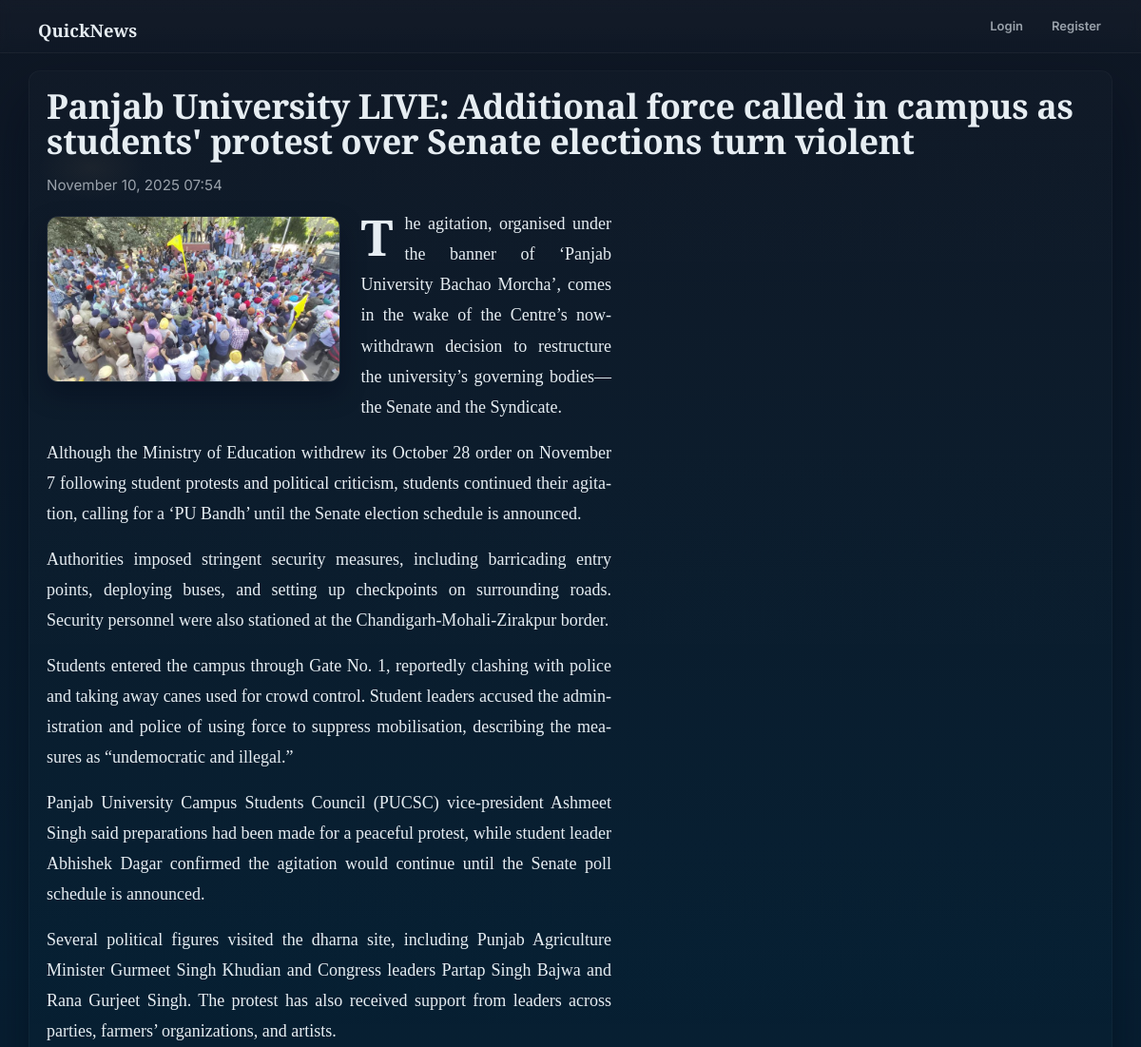
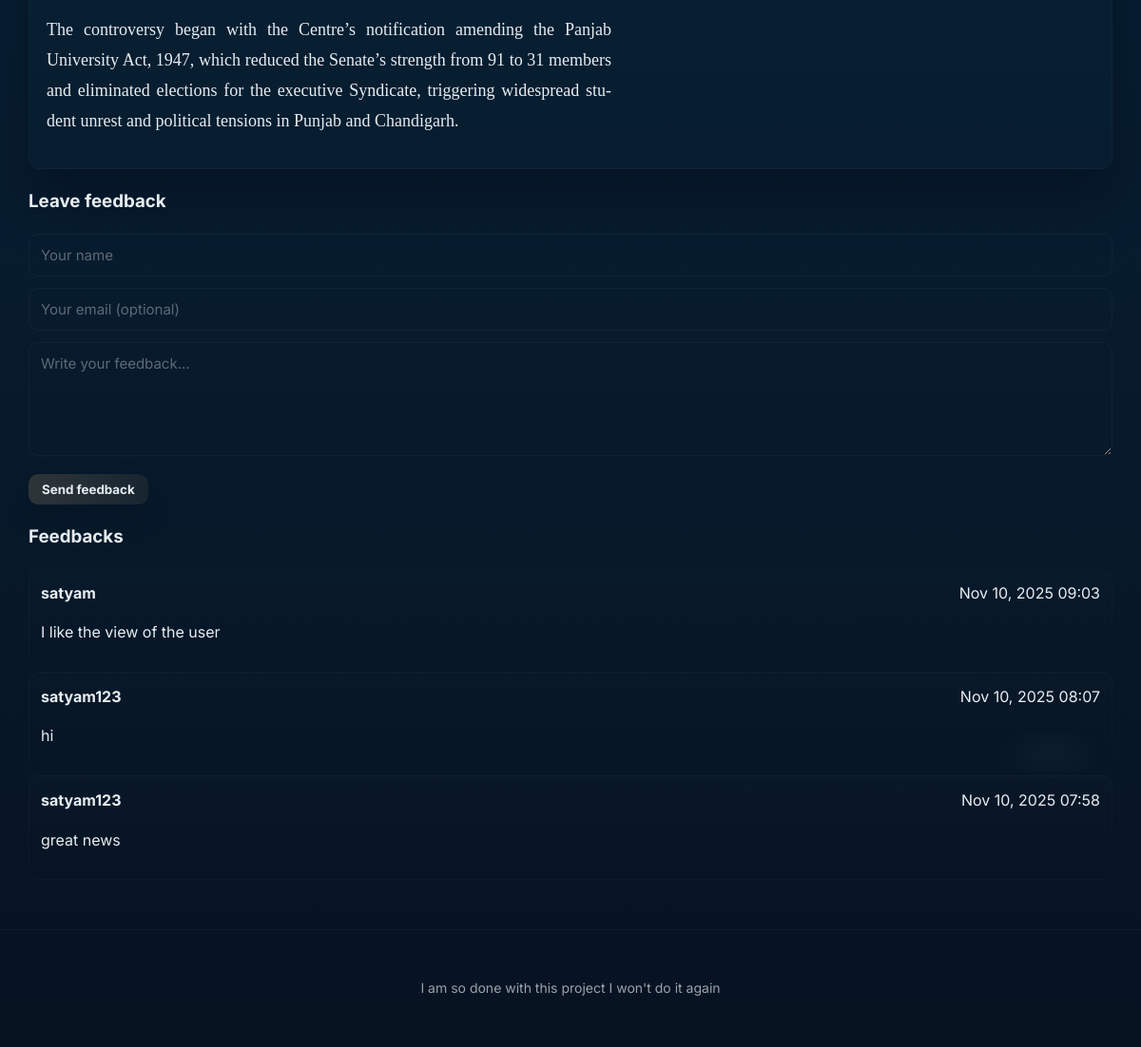
/article/6/, run on the app's committed database (2 pictures, top to bottom).
### news/models.py (models this page shows, shortened)
class Article(models.Model):
    title = models.CharField(max_length=255)
    summary = models.TextField(blank=True)
    content = models.TextField()
    image = models.ImageField(upload_to='articles/', blank=True, null=True)
    published_at = models.DateTimeField(auto_now_add=True)

class Feedback(models.Model):
    article = models.ForeignKey(Article, on_delete=models.CASCADE, related_name='feedbacks')
    name = models.CharField(max_length=100)
    email = models.EmailField(blank=True)
    message = models.TextField()
    created_at = models.DateTimeField(auto_now_add=True)

### news/views.py (the view)
# urls.py: path('article/<int:pk>/', views.detail, name='detail'),
def detail(request, pk):
    article = get_object_or_404(Article, pk=pk)
    feedbacks = article.feedbacks.order_by('-created_at')
    if request.method == 'POST':
        if not request.user.is_authenticated:
            return redirect(f"{reverse('news:login')}?next={request.path}")
        if request.user.is_authenticated:
            form = LoggedInFeedbackForm(request.POST)
            if form.is_valid():
                fb = form.save(commit=False)
                fb.article = article
                fb.name = request.user.get_full_name() or request.user.username
                fb.email = request.user.email or ''
                fb.save()
                return redirect('news:detail', pk=article.pk)
        else:
            form = FeedbackForm(request.POST)
            if form.is_valid():
                fb = form.save(commit=False)
                fb.article = article
                fb.save()
                return redirect('news:detail', pk=article.pk)
    else:
        form = LoggedInFeedbackForm() if request.user.is_authenticated else FeedbackForm()
    return render(request, 'news/detail.html', {'article': article, 'form': form, 'feedbacks': feedbacks})

### news/forms.py
class FeedbackForm(forms.ModelForm):
    class Meta:
        model = Feedback
        fields = ['name', 'email', 'message']
        widgets = {
            'name': forms.TextInput(attrs={'placeholder': 'Your name', 'class': 'input'}),
            'email': forms.EmailInput(attrs={'placeholder': 'Your email (optional)', 'class': 'input'}),
            'message': forms.Textarea(attrs={'placeholder': 'Write your feedback...', 'rows': 4, 'class': 'textarea'}),
        }

### news/templates/news/detail.html (shortened to what this page needs)
{% extends "news/base.html" %}
{% block content %}
<article class="article-card">
  <h2 class="article-headline">{{ article.title }}</h2>
  <p class="article-meta">{{ article.published_at|date:"F d, Y H:i" }}</p>
  {% if article.image %}
  <div class="detail-image">
    <img src="{{ article.image.url }}" alt="{{ article.title }}">
  </div>
  {% endif %}
  <div class="content">
    {% if article.content %}
      {{ article.content|linebreaks }}
    {% else %}
      <p><em>No article content available.</em></p>
    {% endif %}
  </div>
</article>
<section class="feedback-section">
  <h3>Leave feedback</h3>
  {% if user.is_authenticated %}
    <form method="post" action="">
      {% csrf_token %}
      {{ form.non_field_errors }}
      <div class="form-row">{{ form.message }}</div>
      <div class="form-row">
        <button type="submit" class="btn">Send feedback</button>
      </div>
    </form>
  {% else %}
    <form method="post" action="">
      <div class="form-row">{{ form.name }}</div>
      <div class="form-row">{{ form.email }}</div>
      <div class="form-row">{{ form.message }}</div>
      <div class="form-row">
        <button type="submit" class="btn">Send feedback</button>
      </div>
    </form>
  {% endif %}
</section>
<h3>Feedbacks</h3>
{% for fb in feedbacks %}
  <div class="feedback">
    <div class="fb-header">
      <strong>{{ fb.name }}</strong>
      <span class="fb-date">{{ fb.created_at|date:"M d, Y H:i" }}</span>
    </div>
    <div class="fb-body">{{ fb.message|linebreaks }}</div>
  </div>
{% empty %}
  <p>No feedback yet. Be the first to share your thoughts.</p>
{% endfor %}
{% endblock %}

### news/templates/news/base.html (shortened to what this page needs)
{% load static %}
<!doctype html>
<html lang="en">
<head>
  <link rel="stylesheet" href="{% static 'news/styles.css' %}">
</head>
<body>
  <header class="site-header">
    <div class="container header-row">
      <h1 class="logo"><a href="{% url 'news:index' %}">QuickNews</a></h1>
      <nav class="auth-links">
        {% if user.is_authenticated %}
          <span>Hi, {{ user.username }}</span>
          <form method="post" action="{% url 'news:logout' %}" style="display:inline">
            {% csrf_token %}
            <button type="submit" class="logout-button">Logout</button>
          </form>
        {% else %}
          <a href="{% url 'news:login' %}">Login</a>
          <a href="{% url 'news:register' %}">Register</a>
        {% endif %}
      </nav>
    </div>
  </header>
  <main class="container">
    {% block content %}{% endblock %}
  </main>
  <footer class="site-footer">
    <div class="container">
      <p>I am so done with this project I won't do it again</p>
    </div>
  </footer>
</body>
</html>

### data on the page
Article: title "Panjab University LIVE: Additional force called in campus as students' protest over Senate elections turn violent", published_at "November 10, 2025 07:54", image (picture), content "The agitation, organised under the banner of ‘Panjab University Bachao Morcha’, comes in the wake of the Centre’s now-withdrawn decision to restructure the university’s governing bodies— the Senate and the Syndicate. Although the Ministry of Education withdrew its October 28 order on November 7 following student protests and political criticism, students continued their agitation, calling for a ‘PU Bandh’ until the Senate election schedule is announced. Authorities imposed stringent security measures, including barricading entry points, deploying buses, and setting up checkpoints on surrounding roads. Security personnel were also stationed at the Chandigarh-Mohali-Zirakpur border. Students…"
Feedback: name "satyam", created_at "Nov 10, 2025 09:03", message "I like the view of the user"
Feedback: name "satyam123", created_at "Nov 10, 2025 08:07", message "hi"
Feedback: name "satyam123", created_at "Nov 10, 2025 07:58", message "great news"
